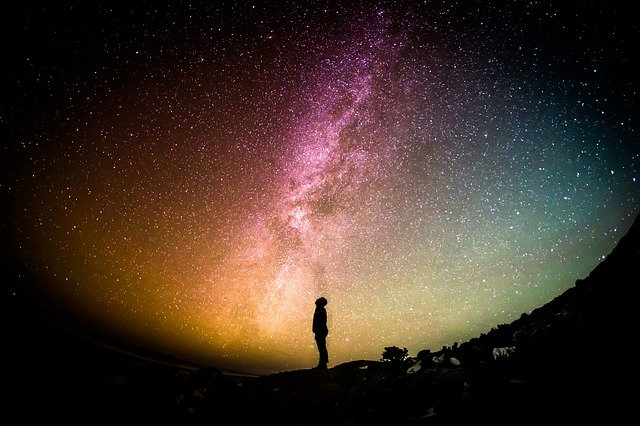
#> input picture star.jpg, 640 x 426 px, found by its file name
$ python frequency.py
#> lines starting #> are read from the running program, lines starting #| are printed output that depends on the picture
from cv2 import cv2 as cv
import numpy as np
import time
img = cv.imread("star.jpg")
#> img is the input picture: shape (426, 640, 3); mean B, G, R 41.6, 50.9, 67.4
e1 = cv.getTickCount()  # 也可用python的time模块计数


# 估量代码执行效率
for i in range(5, 49, 2):
    img = cv.medianBlur(img, i)
#> this loop made 22 passes
#> pass 1, `img = cv.medianBlur(img, i)`:
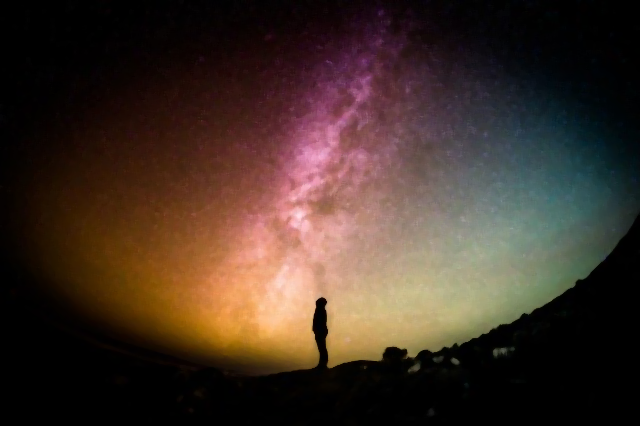
#> img: shape (426, 640, 3); mean B, G, R 39.5, 49, 65.6
#> after the loop:
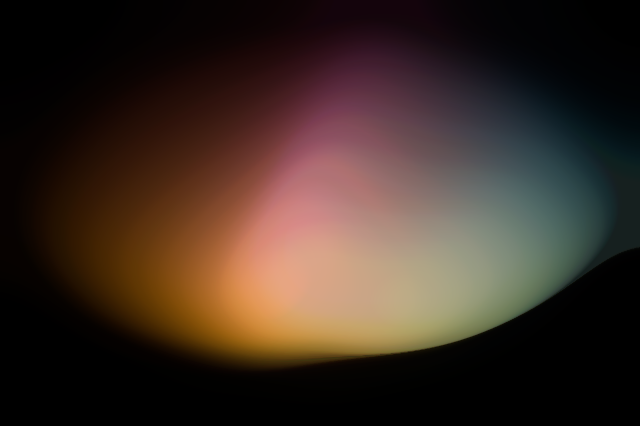
#> img: shape (426, 640, 3); mean B, G, R 36, 44.9, 60.5
e2 = cv.getTickCount()
time = (e2 - e1) / cv.getTickFrequency()
print(time)


# 查看是否开启优化
ret = cv.useOptimized()
print(ret)

# 魔法命令%time（使用ipython）
